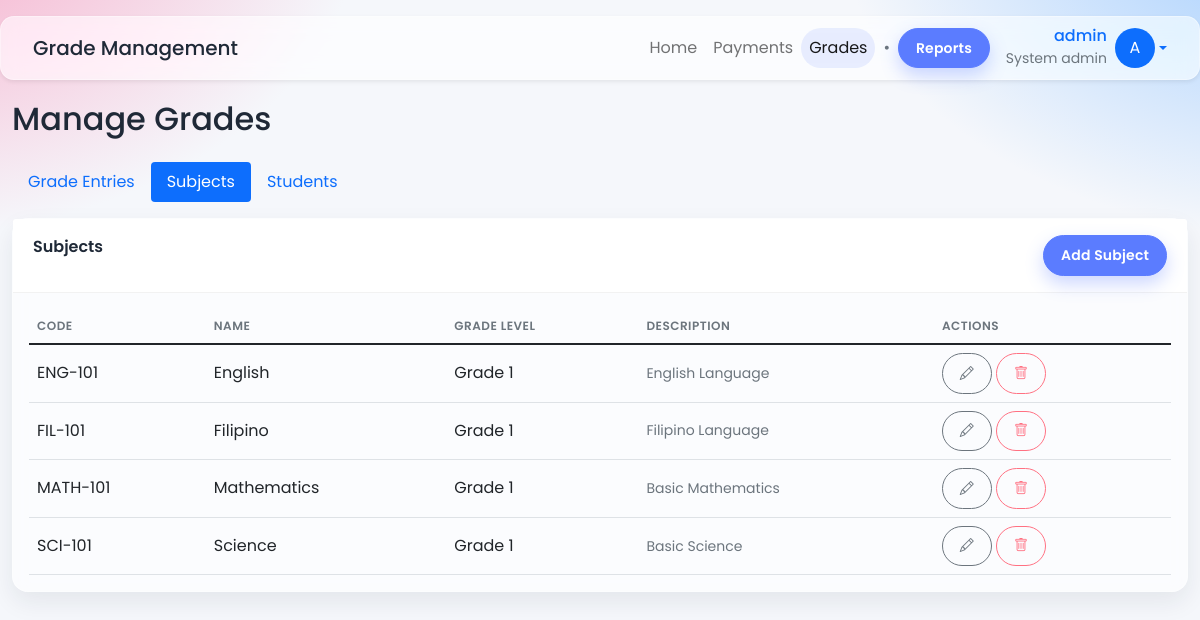
The app's page /system_admin/grades.php?section=subjects (signed in) with its own data.
### tables this page shows
CREATE TABLE IF NOT EXISTS subjects (
    id INT AUTO_INCREMENT PRIMARY KEY,
    subject_code VARCHAR(20) NOT NULL UNIQUE,
    subject_name VARCHAR(100) NOT NULL,
    description TEXT,
    grade_level VARCHAR(20) NOT NULL
);

### system_admin/grades.php (the view, shortened to what this page needs)
<?php
require_once '../php/db_connect.php';
$section = $_GET['section'] ?? 'grades';
$subject_rows = [];
$res = $conn->query("SELECT * FROM subjects ORDER BY grade_level, subject_name");
if ($res) { while ($r = $res->fetch_assoc()) { $subject_rows[] = $r; } $res->close(); }
?>
<!DOCTYPE html>
<html lang="en">
<head>
    <link href="https://cdn.jsdelivr.net/npm/bootstrap@5.1.3/dist/css/bootstrap.min.css" rel="stylesheet">
    <link href="https://cdn.jsdelivr.net/npm/bootstrap-icons@1.8.0/font/bootstrap-icons.css" rel="stylesheet">
    <link href="assets/css/style.css" rel="stylesheet">
</head>
<body class="topnav">
<div class="wrapper">
    <div id="content">
        <?php include '../includes/navbar.php'; ?>
        <div class="container-fluid">
            <div class="d-flex justify-content-between align-items-center mb-4">
                <h2 class="mb-0">Manage Grades</h2>
            </div>
            <ul class="nav nav-pills mb-3">
                <li class="nav-item"><a class="nav-link <?php echo ($section==='grades')?'active':''; ?>" href="grades.php?section=grades">Grade Entries</a></li>
                <li class="nav-item"><a class="nav-link <?php echo ($section==='subjects')?'active':''; ?>" href="grades.php?section=subjects">Subjects</a></li>
                <li class="nav-item"><a class="nav-link <?php echo ($section==='students')?'active':''; ?>" href="grades.php?section=students">Students</a></li>
            </ul>
            <?php if ($section === 'subjects'): ?>
                <div class="card mb-4">
                    <div class="card-header bg-white d-flex justify-content-between">
                        <span>Subjects</span>
                        <button class="btn btn-sm btn-primary" data-bs-toggle="modal" data-bs-target="#subjectModal">Add Subject</button>
                    </div>
                    <div class="card-body">
                        <div class="table-responsive">
                            <table class="table table-hover align-middle">
                                <thead>
                                    <tr>
                                        <th>Code</th>
                                        <th>Name</th>
                                        <th>Grade Level</th>
                                        <th>Description</th>
                                        <th>Actions</th>
                                    </tr>
                                </thead>
                                <tbody>
                                <?php if (count($subject_rows)===0): ?>
                                    <tr><td colspan="5" class="text-center text-muted">No subjects found.</td></tr>
                                <?php else: foreach ($subject_rows as $s): ?>
                                    <tr>
                                        <td><?php echo htmlspecialchars($s['subject_code']); ?></td>
                                        <td><?php echo htmlspecialchars($s['subject_name']); ?></td>
                                        <td><?php echo htmlspecialchars($s['grade_level']); ?></td>
                                        <td class="small text-muted"><?php echo htmlspecialchars($s['description'] ?? ''); ?></td>
                                        <td>
                                            <button class="btn btn-sm btn-outline-secondary" data-bs-toggle="modal" data-bs-target="#subjectModal" data-mode="update" data-id="<?php echo (int)$s['id']; ?>" data-code="<?php echo htmlspecialchars($s['subject_code']); ?>" data-name="<?php echo htmlspecialchars($s['subject_name']); ?>" data-grade="<?php echo htmlspecialchars($s['grade_level']); ?>" data-desc="<?php echo htmlspecialchars($s['description'] ?? ''); ?>"><i class="bi bi-pencil"></i></button>
                                            <a href="grades.php?section=subjects&action=delete&id=<?php echo (int)$s['id']; ?>" class="btn btn-sm btn-outline-danger" onclick="return confirm('Delete subject? This will remove related grades.');"><i class="bi bi-trash"></i></a>
                                        </td>
                                    </tr>
                                <?php endforeach; endif; ?>
                                </tbody>
                            </table>
                        </div>
                    </div>
                </div>
            <?php endif; ?>
        </div>
    </div>
</div>
</body>
</html>

### system_admin/assets/css/style.css (style rules this page uses)
:root { --primary-color: #5b7cff; --secondary-color: #6c757d; --success-color: #37b26c; --info-color: #6ec3ff; --warning-color: #ffc76b; --danger-color: #ff7182; --light-color: #f8f9fa; --dark-color: #212529; --sidebar-width: 250px; --sidebar-collapsed-width: 70px; --top-navbar-height: 64px; --gradient-start: #f7a8c7; --gradient-mid: #ffd1a1; --gradient-end: #9ecbff; --surface: rgba(255,255,255,.6); --surface-border: rgba(255,255,255,.35); --text-color: #1f2937; }
body { font-family: 'Poppins', 'Segoe UI', Tahoma, Geneva, Verdana, sans-serif; color: var(--text-color); background: radial-gradient(1200px 800px at -10% -10%, var(--gradient-start) 0%, transparent 40%), radial-gradient(1200px 800px at 110% -10%, var(--gradient-end) 0%, transparent 40%), radial-gradient(1200px 800px at 50% 120%, var(--gradient-mid) 0%, transparent 35%), #f5f7fb; background-attachment: fixed; overflow-x: hidden; }
.wrapper { display: flex; width: 100%; align-items: stretch; }
#content { width: 100%; min-height: 100vh; margin-left: var(--sidebar-width); transition: all 0.3s; }
.card { border: none; border-radius: 16px; background: var(--surface); backdrop-filter: saturate(160%) blur(8px); -webkit-backdrop-filter: saturate(160%) blur(8px); border: 1px solid var(--surface-border); box-shadow: 0 10px 25px rgba(31, 41, 55, 0.08); margin-bottom: 20px; transition: transform 0.2s, box-shadow 0.2s; }
.card-header { background-color: #fff; border-bottom: 1px solid rgba(0, 0, 0, 0.05); font-weight: 600; padding: 1rem 1.25rem; }
.btn { padding: 0.55rem 1.05rem; border-radius: 9999px; font-weight: 600; letter-spacing: .2px; transition: all 0.2s ease-in-out; }
.btn-primary { background-color: var(--primary-color); border-color: var(--primary-color); box-shadow: 0 8px 18px rgba(91,124,255,.3); }
.btn-outline-secondary { color: var(--secondary-color); border-color: var(--secondary-color); }
.btn-outline-danger { color: var(--danger-color); border-color: var(--danger-color); }
body.topnav #content { margin-left: 0; }
.table { margin-bottom: 0; }
.table thead th { border-top: none; font-weight: 600; text-transform: uppercase; font-size: 0.75rem; letter-spacing: 0.5px; color: #6c757d; border-bottom: 1px solid #dee2e6; }

### records on screen
subjects: subject_code "ENG-101", subject_name "English", grade_level "Grade 1", description "English Language"
subjects: subject_code "FIL-101", subject_name "Filipino", grade_level "Grade 1", description "Filipino Language"
subjects: subject_code "MATH-101", subject_name "Mathematics", grade_level "Grade 1", description "Basic Mathematics"
subjects: subject_code "SCI-101", subject_name "Science", grade_level "Grade 1", description "Basic Science"

### other values on screen
$page_title "Grade Management"
$_SESSION["username"] "admin"
str_replace('_', ' ', $_SESSION["role"]) "System admin"
$initials "A"
